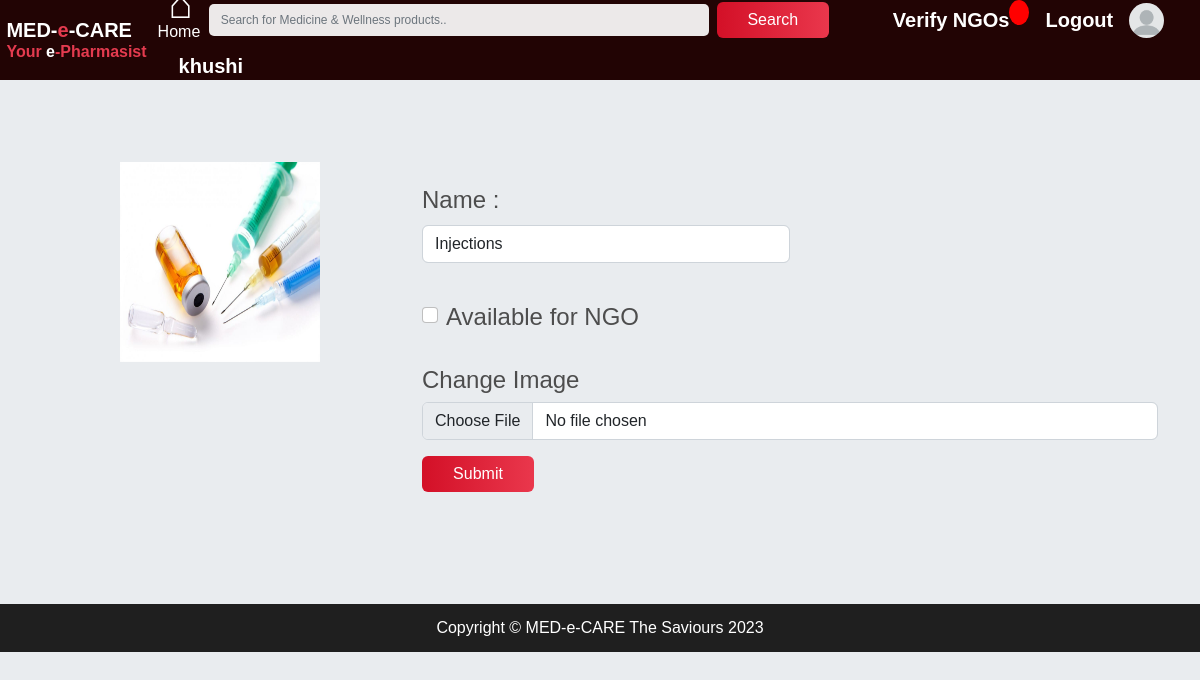
/admineditcat/14 (signed in), run on the app's committed database.
### store/models.py (models this page shows, shortened)
class ProductCategories(models.Model):
    name = models.CharField(max_length=100,blank=False,null=True)
    image = models.ImageField(null=True,blank=False,upload_to='images/')
    ngo_true = models.CharField(max_length=1,blank=False,default='F')
    @property
    def get_imageURL(self):
        try:
            url = self.image.url
        except:
            url = ''
        return url

### store/views.py (the view)
# urls.py: path('admineditcat/<int:id>',views.admineditcat,name='admineditcat'),
def admineditcat(request,id):
    product = ProductCategories.objects.get(id=id)
    if request.method=="POST":
        form = EditCategory(request.POST, request.FILES)
        print(form.is_valid())
        if form.is_valid():
            Ngo=request.POST.get('NGO')
            Name=request.POST.get('Name')
            Image= request.FILES.get('image')
            print(Ngo)
            if(Ngo):
                Ngo='T'
            else:
                Ngo='F'
            ProductCategories.objects.filter(id=id).update(name=Name,ngo_true=Ngo)
            if Image:
                product.image = Image
                product.save()
            return redirect('admineditcat',id=id)
    else:
        form=EditCategory()
    context={'product': product,'form':form}
    return render(request,'store/editcategory.html',context)

### store/forms.py
class EditCategory(ModelForm):
     class Meta:
        model= ProductCategories
        fields = ['image']
     image = forms.ImageField(label=False,required=False)

### store/templates/store/editcategory.html (shortened to what this page needs)
{% extends 'store/adminpanel.html' %}
{% load static %}
{% load crispy_forms_tags %}
{% block item %}
<form method="POST" enctype="multipart/form-data">
<div class="row my-2">
    <div class="col-lg-4 order-lg-1 text-center">
        <img src="{{product.get_imageURL}}" width="200" height="200">
    </div>
    <div class="col-lg-8 order-lg-2">
        <div class="tab-content py-4">
            <div class="tab-pane active" id="profile">
                <h4 class="">Name :</h4>
            <input type="text" class="form-control mb-3 col-lg-6" name="Name" placeholder="Enter your question" value="{{product.name}}">
                <div class="row">
                    <div class="col-md-6">
                        <div class="form-check mt-4">
                            <input class="form-check-input" type="checkbox" id="exampleCheck1"  {% if product.ngo_true == "T"  %} checked {% endif %} name="NGO" value="T">
                            <label class="form-check-label" for="exampleCheck1"><h4>Available for NGO</h4></label>
                          </div>
                    </div>
                </div>
            </div>
        </div>
        <h4>Change Image</h4>
         {{ form|crispy }}
        <input type="submit" style="border:none;"class="btn mb-2 btn-grad" name="submit" , value='Submit'>
    </div>
</div>
</form>
{% endblock item %}

### store/templates/store/adminpanel.html (shortened to what this page needs)
<!DOCTYPE html>
{% load static %}
<html lang="en">
<head>
	<link rel="stylesheet" href="https://stackpath.bootstrapcdn.com/bootstrap/4.4.1/css/bootstrap.min.css"
>
<link rel="stylesheet" href="https://maxcdn.bootstrapcdn.com/bootstrap/4.0.0/css/bootstrap.min.css"
>
<link rel="stylesheet" href="https://cdnjs.cloudflare.com/ajax/libs/font-awesome/5.14.0/css/all.min.css"
 />
    <link href="https://cdn.jsdelivr.net/npm/bootstrap@5.2.0/dist/css/bootstrap.min.css" rel="stylesheet">
	<link rel="stylesheet" type="text/css" href="{% static 'store/css/main.css' %}">
</head>
<body>
    <nav class="navbar nav_bar navbar-expand-lg ">
		<h1 style="margin-left:0.4rem"><strong><a class="navbar-brand" href="{% url 'store' %}" style="color: white; margin-top: 1.5rem;">MED-<span style="color: #e43b4f">e</span>-CARE<br>
			<p style=" color: #e43b4f; position: relative; font-size: 1rem;">Your <span style="color: white">e</span>-Pharmasist</p></a></strong></h1>
		<div class="collapse navbar-collapse" id="navbarSupportedContent">
			<ul class="navbar-nav mr-auto">
				<li class="nav-item active">
					<h5><strong><a class="nav-link" href="{% url 'store' %}" style="color: white"></a></strong></h5>
				</li>
			</ul>
			<div class="form-inline my-2 my-lg-0 ">
				<form method="get" class="form-inline my-2 my-lg-0 mr-sm-5" style="margin-left:-10px;">
                    <span><a href="/adminpanel" style="text-decoration: none;"><div id="home">&#8962;</div> <div id="home_div">Home</div></a></span>
                    <input id="s_box" type="search" name="search_query" aria-label="Search" placeholder="Search for Medicine & Wellness products.."
						class="form-control mr-sm-2">
					<button class="btn btn-success my-2 mr-sm-3 btn-grad" type="submit">Search</button>
				</form>
				{% if request.user.is_authenticated %}
				<h5 class=" hovering"><strong><a href="{% url 'ngoverify' %}" class="hovering" style="color: white; ">Verify NGOs</a></strong>
				</h5>
                <p id="cart-total" class="mr-sm-3">{{t_ngo}}</p>
				<h5 class="mr-sm-3 hovering"><strong><a href="{% url 'user_logout' %}" class="hovering" style="color: white; ">Logout</a></strong>
				</h5>
				{% if request.user.profile.photo %}
				<a href="{% url 'profilepage' username=user.username %}"><img class="mr-sm-1"
						src="{{ request.user.profile.photo.url }}" width="35" height="35"></a>
				{% else %}
				<a href="{% url 'profilepage' username=user.username %}"><img class="mr-sm-1"
						src="/static/images/default.png" width="35" , height="35" style="border-radius: 50%;"></a>
				{% endif %}
				<h5 class="mr-sm-3 hovering"><strong><a href="{% url 'profilepage' username=request.user.username %}"
							style="color: white" class="hovering">{{request.user.username}}</a></strong></h5>
				{% endif %}
			</div>
		</div>
	</nav>
    <div class="jumbotron jumbotron-fluid" >
        <div class="container container-fluid ">
            {% block item %}
            {% endblock %}
        </div>
    </div>
    <footer class="footer">
		<p style="text-align: center; margin:0;">Copyright © MED-e-CARE The Saviours 2023</p>
	</footer>
</body>
</html>

### static/store/css/main.css (style rules this page uses)
body { background-image: url("Ciclesbg.jpg"); background-color: hsl(0, 0%, 98%); }
h1,h2,h3,h4,h5,h6 { color:hsl(0, 0%, 30%); }
#cart-total { display: block; text-align: center; color:#fff; background-color: red; width: 20px; height: 25px; border-radius: 50%; font-size: 14px; }
.col-lg-4, .col-lg-6, .col-lg-8, .col-lg-12 { margin-top: 10px; }
.btn { border-radius: 0; }

### data on the page
ProductCategories: get_imageURL (picture), Name "Injections"

### other printed values
{{ request.user.username }} "khushi"
